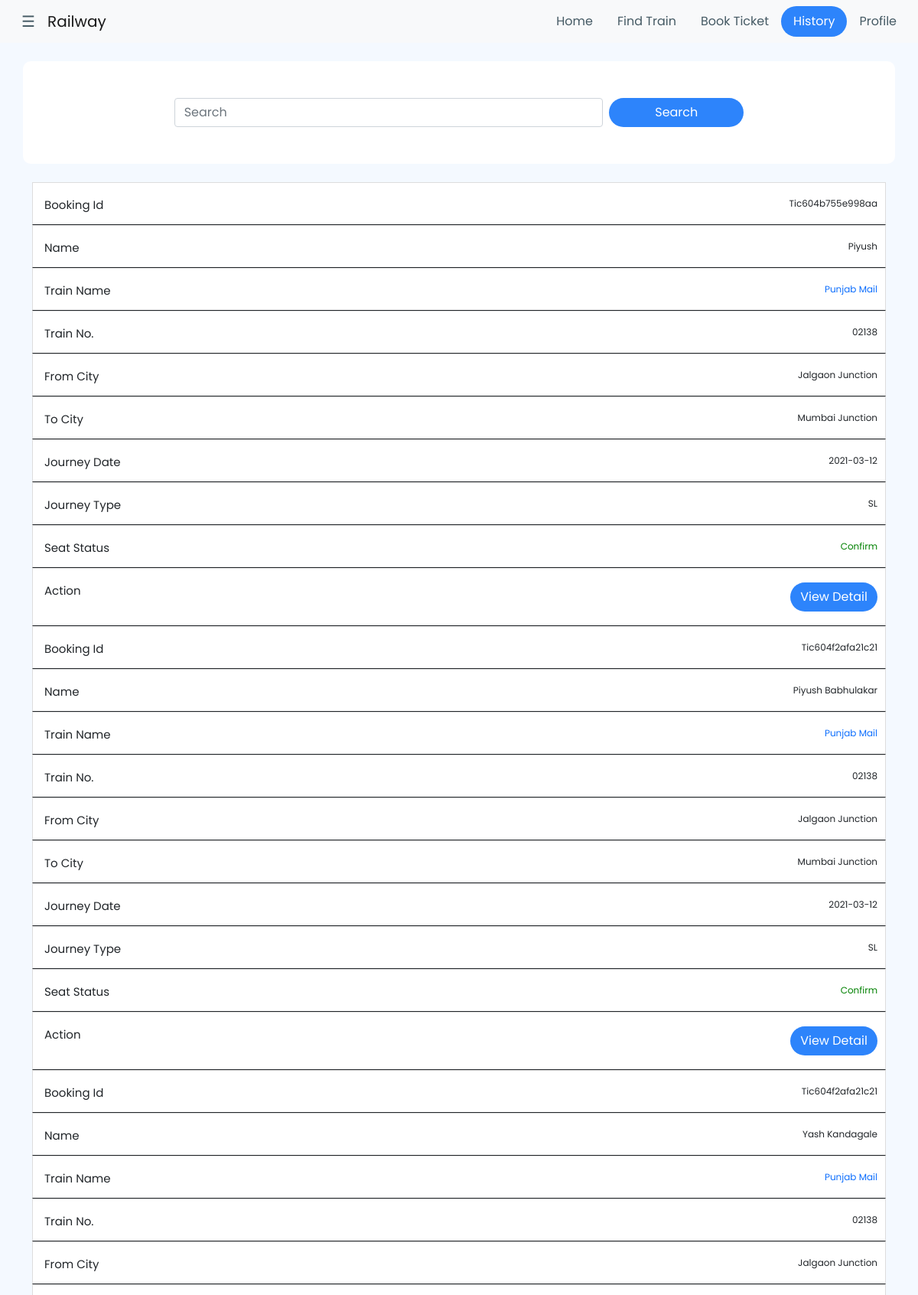
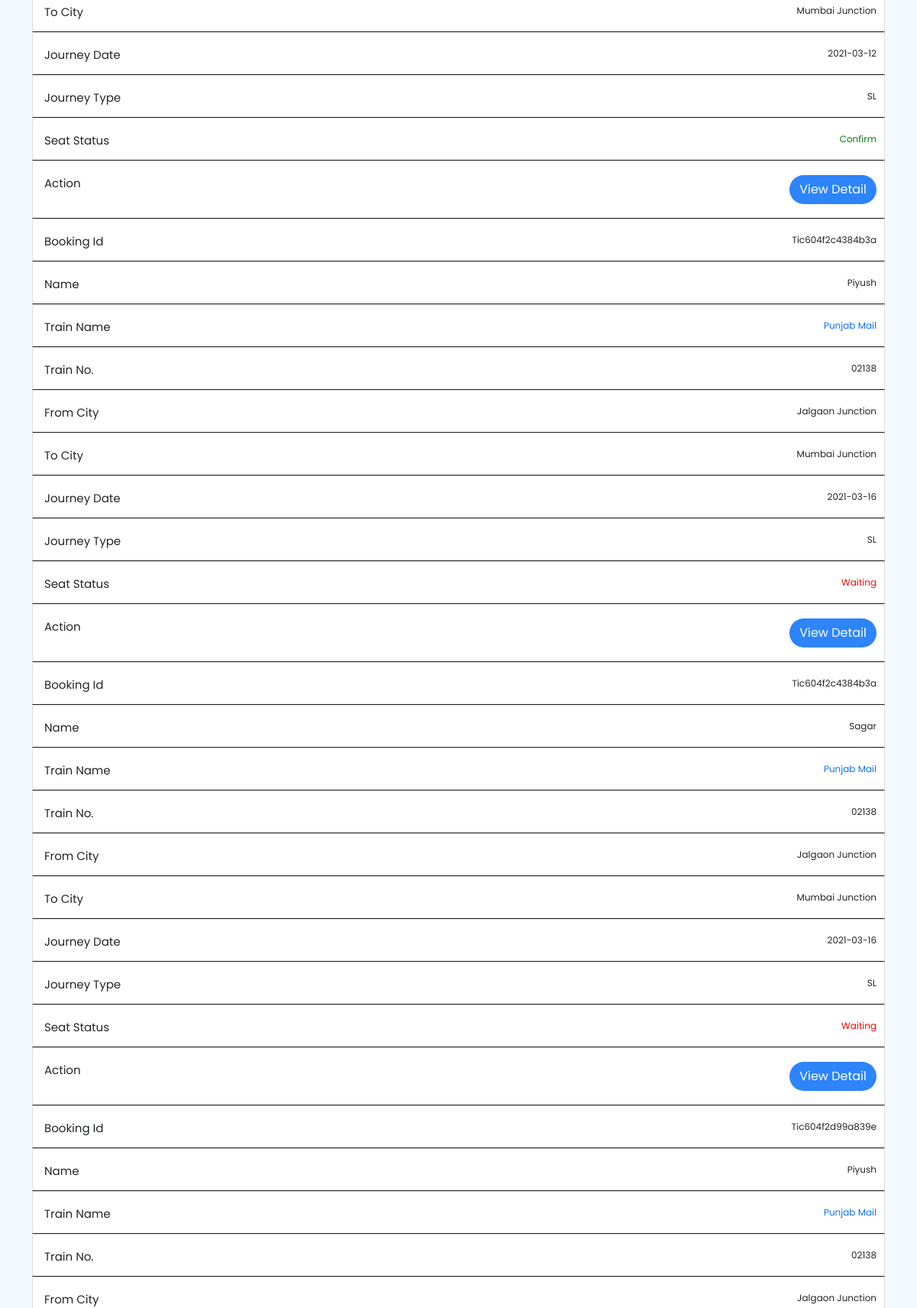
/Railway/booking_histoy.php (signed in, upper part), run on the app's committed database (2 pictures, top to bottom).
### tables this page shows
CREATE TABLE `book_t` (
  `id` int(255) NOT NULL,
  `f_name` varchar(255) NOT NULL,
  `age` varchar(255) NOT NULL,
  `gender` varchar(255) NOT NULL,
  `phone` varchar(255) NOT NULL,
  `price_t` varchar(255) NOT NULL,
  `ticki_id` varchar(255) NOT NULL,
  `user_id` varchar(255) NOT NULL,
  `total_price` varchar(255) NOT NULL,
  `payment` varchar(255) NOT NULL,
  `journy_date` varchar(255) NOT NULL,
  `train_no` varchar(255) NOT NULL,
  `train_name` varchar(255) NOT NULL,
  `train_from` varchar(255) NOT NULL,
  `train_to` varchar(255) NOT NULL,
  `train_type` varchar(255) NOT NULL,
  `train_id` varchar(255) NOT NULL,
  `seat_con` varchar(255) NOT NULL DEFAULT 'Waiting',
  `train_coach` varchar(255) NOT NULL,
  `seat_type` varchar(255) NOT NULL
);

### Railway/booking_histoy.php (the view, shortened to what this page needs)
<!DOCTYPE html>
<html>
<head>
    <link href="https://cdn.jsdelivr.net/npm/bootstrap@5.0.0-beta2/dist/css/bootstrap.min.css" rel="stylesheet">
    <link rel="stylesheet" href="https://stackpath.bootstrapcdn.com/font-awesome/4.7.0/css/font-awesome.min.css">
</head>
<body>
<nav class="navbar navbar-expand-lg navbar-light bg-light">
  <div class="container-fluid">
    <a class="navbar-brand" href="#"><span style="font-size:20px;cursor:pointer;color: #455A64;" onclick="openNav()">&nbsp &nbsp&#9776;</span>&nbsp&nbsp  Railway</a>
    <div class="collapse navbar-collapse justify-content-end" id="navbarSupportedContent">
      <ul class="nav justify-content-end">
  <li class="nav-item">
    <a class="nav-link nav_link" aria-current="page" href="index.php" style="color: #455A64; border-radius: 50px;">Home</a>
  </li>
  <li class="nav-item">
    <a class="nav-link nav_link" href="find_train.php" style="color: #455A64; border-radius: 50px;">Find Train</a>
  </li>
  <li class="nav-item">
    <a class="nav-link nav_link" href="resurvation.php" style="color: #455A64; border-radius: 50px;">Book Ticket</a>
  </li>
  <li class="nav-item">
    <a class="nav-link nav_link" href="booking_histoy.php" style="color: #fff; border-radius: 50px; background: #2D84FB;">History</a>
  </li>
  <li class="nav-item">
    <a class="nav-link nav_link" href="profile.php" style="color: #455A64; border-radius: 50px;">Profile</a>
  </li>
</ul>
    </div>
  </div>
</nav>
<div class="container mt-4">
	<div class="row">
		<div style="background: #fff; border-radius: 10px;">
			<br><br>
              <form method="post">
              	 <div class="container">
               	<div class="d-flex" style="justify-content: center;">
               	<input type="text" name="sraa" placeholder="Search" class="form-control" style="width: 35rem;" required>&nbsp&nbsp
               	<input type="submit" name="srach" value="Search" class="btn rounded-pill" style="background: #2D84FB; color: #fff; width: 11rem;">
               </div>
               </div>
              </form>
			<br><br>
		</div>
	</div>
</div>
<?php
if (isset($_POST['srach']))
{
	?>
<div class="container mt-4">
	<div class="row">
		<div class="col-md-12">
<table class="table">
	<thead>
		<th>Booking Id</th>
		<th>Name</th>
		<th>Train Name</th>
		<th>Train No.</th>
		<th>From City</th>
		<th>To City</th>
		<th>Journey Date</th>
		<th>Journey Type</th>
		<th>Seat Status</th>
		<th>Action</th>
	</thead>
	<?php
$conn = mysqli_connect("localhost","root","","railway");
$email = $_SESSION['email'];
$sql = " select * from regi where email = '$email' ";
$arun = mysqli_query($conn,$sql);
$rowdgsg = mysqli_fetch_array($arun);
$id = $rowdgsg['id'];
?>
<?php
$conn = mysqli_connect("localhost","root","","railway");
$sraa = $_POST['sraa'];
$sql = " select * from book_t where f_name = '$sraa' or ticki_id = '$sraa'   ";
$run = mysqli_query($conn,$sql);
while ($row = mysqli_fetch_array($run))
{
?>
<tbody>
	<tr>
		<td data-label="Booking Id"><?php echo $row['ticki_id']; ?></td>
		<td data-label="Name"><?php echo $row['f_name']; ?></td>
		<td data-label="Train Name"><a href="review.php?id=<?php echo $row['train_id']; ?>" style="text-decoration: none;"><?php echo $row['train_name']; ?></a></td>
		<td data-label="Train No."><?php echo $row['train_no']; ?></td>
		<td data-label="From City"><?php echo $row['train_from']; ?></td>
		<td data-label="To City"><?php echo $row['train_to']; ?></td>
		<td data-label="Journey Date"><?php echo $row['journy_date']; ?></td>
		<td data-label="Journey Type"><?php echo $row['train_type']; ?></td>
		<td data-label="Seat Status">
        <?php
           if ($row['seat_con'] == "Waiting")
           {
             ?>
                 <span style="color: red;"><?php echo $row['seat_con']; ?></span>
             <?php
           }
           else
           {
           	?>
           	   <span style="color: green;"><?php echo $row['seat_con']; ?></span>
           	<?php
           }
        ?>
		</td>
		<td data-label="Action"><a href="vide_detailtick.php?id=<?php echo $row['ticki_id']; ?>"><input type="button" name="" value="View Detail" class="btn rounded-pill" style="background: #2D84FB; color: #fff;"></a></td>
<?php } ?>
	</tr>
	</tbody>
</table>
</div>
	</div>
</div>
	<?php
}
else
{
?>
<div class="container mt-4">
	<div class="row">
		<div class="col-md-12">
<table class="table">
	<?php
$conn = mysqli_connect("localhost","root","","railway");
$email = $_SESSION['email'];
$sql = " select * from regi where email = '$email' ";
$arun = mysqli_query($conn,$sql);
$rowdgsg = mysqli_fetch_array($arun);
$id = $rowdgsg['id'];
?>
<?php
$conn = mysqli_connect("localhost","root","","railway");
$sql = " select * from book_t where user_id = '$id' ";
$run = mysqli_query($conn,$sql);
while ($row = mysqli_fetch_array($run))
{
?>
<tbody>
	<tr>
		<td data-label="Booking Id"><?php echo $row['ticki_id']; ?></td>
		<td data-label="Name"><?php echo $row['f_name']; ?></td>
		<td data-label="Train Name"><a href="review.php?id=<?php echo $row['train_id']; ?>" style="text-decoration: none;"><?php echo $row['train_name']; ?></a></td>
		<td data-label="Train No."><?php echo $row['train_no']; ?></td>
		<td data-label="From City"><?php echo $row['train_from']; ?></td>
		<td data-label="To City"><?php echo $row['train_to']; ?></td>
		<td data-label="Journey Date"><?php echo $row['journy_date']; ?></td>
		<td data-label="Journey Type"><?php echo $row['train_type']; ?></td>
		<td data-label="Seat Status">
        <?php
           if ($row['seat_con'] == "Waiting")
           {
             ?>
                 <span style="color: red;"><?php echo $row['seat_con']; ?></span>
             <?php
           }
           else
           {
           	?>
           	   <span style="color: green;"><?php echo $row['seat_con']; ?></span>
           	<?php
           }
        ?>
		</td>
		<td data-label="Action"><a href="vide_detailtick.php?id=<?php echo $row['ticki_id']; ?>"><input type="button" name="" value="View Detail" class="btn rounded-pill" style="background: #2D84FB; color: #fff;"></a></td>
	</tr>
	</tbody>
<?php } ?>
</table>
</div>
	</div>
</div>
<?php
}
?>
<br>
</body>
</html>

### Railway/booking_histoy.php (style rules this page uses)
body { font-family: 'Poppins', sans-serif; background: #F4F9FF; }
.table { width: 100%; border-collapse: collapse; background-color: #fff; }
.table td , .table th { padding: 18px 10px; border:1px solid #ddd; text-align: center; font-size: 16px; }
.table td { border:1px solid #ddd; }
@media only screen and (max-width: 1200px) { .table, .table tbody , .table tr, .table td { display: block; width: 100%; } }
@media only screen and (max-width: 1200px) { .table td { text-align: right; font-size: 12px; padding-left: 50%; text-align: right; position: relative; } }
@media only screen and (max-width: 1200px) { .table td::before { content: attr(data-label); position: absolute; left: 0; width: 50%; padding-left: 15px; font-size: 15px; text-align: left; } }

### data on the page
book_t: ticki "Tic604b755e998aa", f_name "Piyush", train_name "Punjab Mail", train_no "02138", train_from "Jalgaon Junction", train_to "Mumbai Junction", journy_date "2021-03-12", train_type "SL", seat_con "Confirm"
book_t: ticki "Tic604f2afa21c21", f_name "Piyush Babhulakar", train_name "Punjab Mail", train_no "02138", train_from "Jalgaon Junction", train_to "Mumbai Junction", journy_date "2021-03-12", train_type "SL", seat_con "Confirm"
book_t: ticki "Tic604f2afa21c21", f_name "Yash Kandagale", train_name "Punjab Mail", train_no "02138", train_from "Jalgaon Junction", train_to "Mumbai Junction", journy_date "2021-03-12", train_type "SL", seat_con "Confirm"
book_t: ticki "Tic604f2c4384b3a", f_name "Piyush", train_name "Punjab Mail", train_no "02138", train_from "Jalgaon Junction", train_to "Mumbai Junction", journy_date "2021-03-16", train_type "SL", seat_con "Waiting"
book_t: ticki "Tic604f2c4384b3a", f_name "Sagar", train_name "Punjab Mail", train_no "02138", train_from "Jalgaon Junction", train_to "Mumbai Junction", journy_date "2021-03-16", train_type "SL", seat_con "Waiting"
book_t: ticki "Tic604f2d99a839e", f_name "Piyush", train_name "Punjab Mail", train_no "02138", train_from "Jalgaon Junction"
